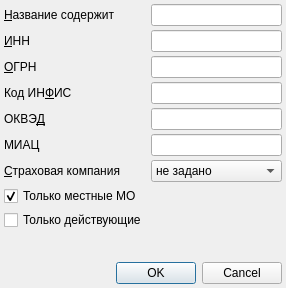
<?xml version="1.0" encoding="UTF-8"?>
<ui version="4.0">
 <class>OrgFilterDialog</class>
 <widget class="QDialog" name="OrgFilterDialog">
  <property name="geometry">
   <rect>
    <x>0</x>
    <y>0</y>
    <width>286</width>
    <height>288</height>
   </rect>
  </property>
  <property name="windowTitle">
   <string>Выбор организации</string>
  </property>
  <layout class="QGridLayout">
   <property name="margin">
    <number>4</number>
   </property>
   <property name="spacing">
    <number>4</number>
   </property>
   <item row="9" column="0">
    <spacer>
     <property name="orientation">
      <enum>Qt::Vertical</enum>
     </property>
     <property name="sizeHint" stdset="0">
      <size>
       <width>20</width>
       <height>40</height>
      </size>
     </property>
    </spacer>
   </item>
   <item row="0" column="0">
    <widget class="QLabel" name="lblName">
     <property name="text">
      <string>&amp;Название содержит</string>
     </property>
     <property name="buddy">
      <cstring>edtName</cstring>
     </property>
    </widget>
   </item>
   <item row="0" column="1">
    <widget class="QLineEdit" name="edtName"/>
   </item>
   <item row="3" column="0">
    <widget class="QLabel" name="lblInfis">
     <property name="text">
      <string>Код ИН&amp;ФИС</string>
     </property>
     <property name="buddy">
      <cstring>edtInfis</cstring>
     </property>
    </widget>
   </item>
   <item row="1" column="1">
    <widget class="QLineEdit" name="edtINN"/>
   </item>
   <item row="10" column="0" colspan="2">
    <widget class="QDialogButtonBox" name="buttonBox">
     <property name="orientation">
      <enum>Qt::Horizontal</enum>
     </property>
     <property name="standardButtons">
      <set>QDialogButtonBox::Cancel|QDialogButtonBox::Ok</set>
     </property>
    </widget>
   </item>
   <item row="1" column="0">
    <widget class="QLabel" name="lblINN">
     <property name="text">
      <string>&amp;ИНН</string>
     </property>
     <property name="buddy">
      <cstring>edtINN</cstring>
     </property>
    </widget>
   </item>
   <item row="3" column="1">
    <widget class="QLineEdit" name="edtInfis"/>
   </item>
   <item row="2" column="0">
    <widget class="QLabel" name="lblOGRN">
     <property name="text">
      <string>&amp;ОГРН</string>
     </property>
     <property name="buddy">
      <cstring>edtOGRN</cstring>
     </property>
    </widget>
   </item>
   <item row="2" column="1">
    <widget class="QLineEdit" name="edtOGRN"/>
   </item>
   <item row="4" column="0">
    <widget class="QLabel" name="lblOKVED">
     <property name="text">
      <string>ОКВЭ&amp;Д</string>
     </property>
     <property name="buddy">
      <cstring>edtOKVED</cstring>
     </property>
    </widget>
   </item>
   <item row="4" column="1">
    <widget class="QLineEdit" name="edtOKVED"/>
   </item>
   <item row="6" column="1">
    <widget class="QComboBox" name="cmbIsInsurer">
     <item>
      <property name="text">
       <string>не задано</string>
      </property>
     </item>
     <item>
      <property name="text">
       <string>Нет</string>
      </property>
     </item>
     <item>
      <property name="text">
       <string>Да</string>
      </property>
     </item>
    </widget>
   </item>
   <item row="6" column="0">
    <widget class="QLabel" name="lblIsInsurer">
     <property name="text">
      <string>&amp;Страховая компания</string>
     </property>
     <property name="buddy">
      <cstring>cmbIsInsurer</cstring>
     </property>
    </widget>
   </item>
   <item row="5" column="1">
    <widget class="QLineEdit" name="edtmiacCode"/>
   </item>
   <item row="7" column="0" colspan="2">
    <widget class="QCheckBox" name="chkLocalsOnly">
     <property name="text">
      <string>Только местные МО</string>
     </property>
     <property name="checked">
      <bool>true</bool>
     </property>
    </widget>
   </item>
   <item row="5" column="0">
    <widget class="QLabel" name="lblmiacCode">
     <property name="text">
      <string>МИАЦ</string>
     </property>
    </widget>
   </item>
   <item row="8" column="0">
    <widget class="QCheckBox" name="chkActiveOnly">
     <property name="text">
      <string>Только действующие</string>
     </property>
    </widget>
   </item>
  </layout>
 </widget>
 <tabstops>
  <tabstop>edtName</tabstop>
  <tabstop>edtINN</tabstop>
  <tabstop>edtOGRN</tabstop>
  <tabstop>edtInfis</tabstop>
  <tabstop>edtOKVED</tabstop>
  <tabstop>cmbIsInsurer</tabstop>
  <tabstop>buttonBox</tabstop>
 </tabstops>
 <resources/>
 <connections>
  <connection>
   <sender>buttonBox</sender>
   <signal>accepted()</signal>
   <receiver>OrgFilterDialog</receiver>
   <slot>accept()</slot>
   <hints>
    <hint type="sourcelabel">
     <x>262</x>
     <y>198</y>
    </hint>
    <hint type="destinationlabel">
     <x>153</x>
     <y>175</y>
    </hint>
   </hints>
  </connection>
  <connection>
   <sender>buttonBox</sender>
   <signal>rejected()</signal>
   <receiver>OrgFilterDialog</receiver>
   <slot>reject()</slot>
   <hints>
    <hint type="sourcelabel">
     <x>275</x>
     <y>198</y>
    </hint>
    <hint type="destinationlabel">
     <x>282</x>
     <y>175</y>
    </hint>
   </hints>
  </connection>
 </connections>
</ui>
